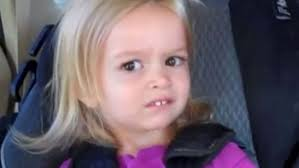
#> input picture littleGirl.jpeg, 299 x 168 px, found by its file name
$ python chapter8_facialRecognition.py
#> lines starting #> are read from the running program, lines starting #| are printed output that depends on the picture; after the words box and inside, x2 and y2 are one past the last pixel; in counts of white or black regions, pixels touching at a corner belong together
import cv2

img = cv2.imread("littleGirl.jpeg")
#> img is the input picture: shape (168, 299, 3); mean B, G, R 103.3, 93.4, 106

gray = cv2.cvtColor(img, cv2.COLOR_BGR2GRAY)
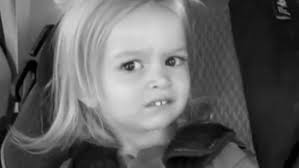
#> gray: shape (168, 299); min 0, max 226, mean 98.3
faceCascade = cv2.CascadeClassifier('face_detect.xml')
# The third parameter is the number of time the face is detected,
# only considered a face
faceRect = faceCascade.detectMultiScale(gray, 1.1, 3)
#> faceRect = [[94, 19, 118, 118]]
print(len(faceRect))
#| 1

for (x, y, w, h) in faceRect:
    cv2.rectangle(img, (x, y), (x+w, y+h), (0, 255, 0), 2)
#> this loop made 1 pass
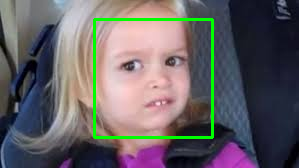
#> img: shape (168, 299, 3); 2.81% of pixels changed, all inside (x1, y1, x2, y2) = (93, 18, 214, 139)

cv2.imshow("img", img)
cv2.waitKey(0)

$ run again, with catTranscendence.jpg copied over littleGirl.jpeg
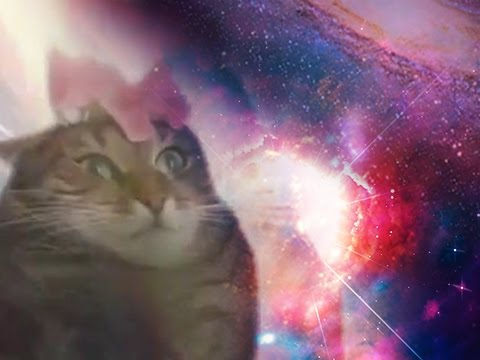
#> input picture catTranscendence.jpg, 480 x 360 px, found by its file name
#> img is the input picture: shape (360, 480, 3); mean B, G, R 115.8, 99.8, 129.5
#> `gray = cv2.cvtColor(img, cv2.COLOR_BGR2GRAY)`:
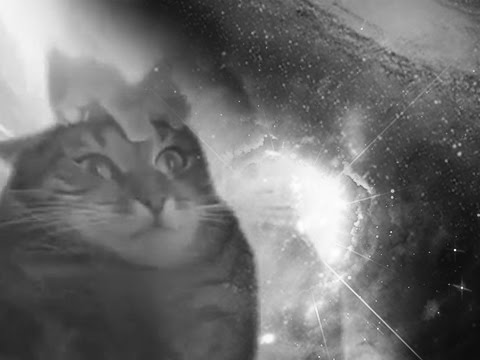
#> gray: shape (360, 480); min 11, max 255, mean 110.5
#> faceRect = ()
#| 0
